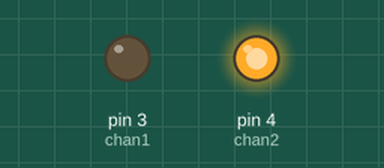
This sketch was run on a simulated Arduino Uno, built with avr-gcc and run on an emulated ATmega328P. Shown: output pins drawn as LEDs (lit = HIGH).

Above: at 0.1 s.
Timing chart, 0 to 1.6 s (numbered marks = the images above):
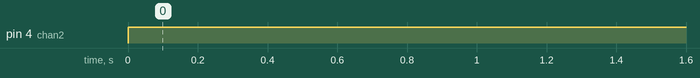

The sketch:

test_motor.ino
```cpp
#define chan1 3
#define chan2 4
void setup() {
  pinMode (chan1 , OUTPUT);
  pinMode(chan2, OUTPUT);

}

void loop() {
  digitalWrite(chan1, LOW);
  digitalWrite(chan2, HIGH);

}
```

Measured:
- by itself, pin 4 (chan2): LOW → HIGH at 0.00 s
